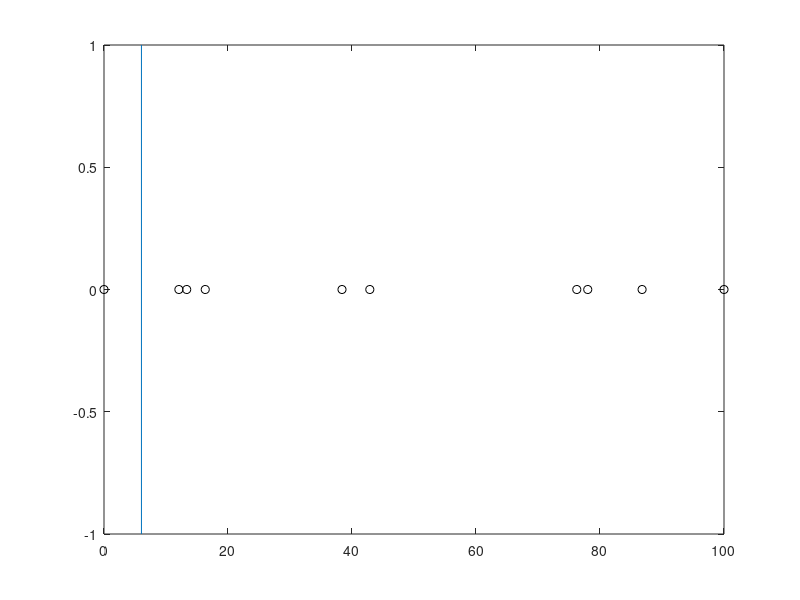

Here is the MATLAB script that generated this plot: (Note: this script raises an error after producing the figure.)
% Voronoi Generator 1D
% Corbin Foucart
% ----------------------
% Script takes in a interval [a,b], and either randomly or regularly 
% momputes a specified number of N points within the interval. 
% The script then calculates and plots the Voronoi ranges.

clear all; close all; clc;

% input
a = 0;
b = 100;
N = 8;

% ----------- creation of points ------------ %
interval = [a,b];

% linear method
% points = linspace(a,b,N);

% random method, sorted points
inner_points = sort(a + (b - a).*rand(N, 1));
points = [a, inner_points(1:end)', b]';
% check for repeating points
while unique(points) ~= points 
    points = a + (b-a).*rand(N,1);
end

%------- creation of Vornoi intervals -------- %
boundaries = zeros(length(points) - 1, 1);
for i = 1:length(points) - 1
    boundaries(i) = 1/2 * (points(i) + points(i + 1));
end


% ----------------- plotting ----------------- %
Y_points = zeros(length(points), 1);

plot(points, Y_points, 'ko')
hold on
for i = 1:length(boundaries)
    plot(line([boundaries(i), boundaries(i)], [-1, 1]))
end
axis([a, b, -5, 5]);





